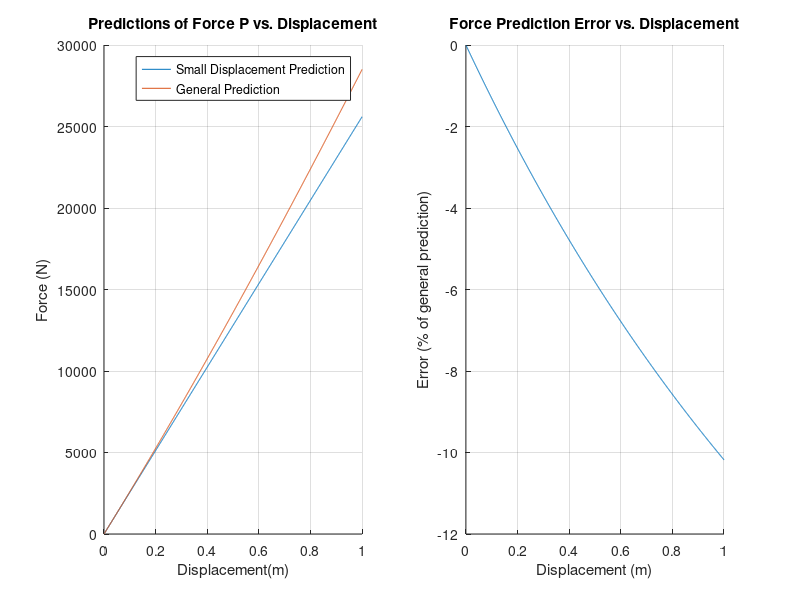

This chart was generated by the following MATLAB code:
clc; clear; close all;

delta = (0:1:1000)/1000; % mm to m
theta = acosd(4/5); % Degrees
L0 = 5; % m
Ab = 0.001; % m^2
E = 100*(10^6); % Mpa to Pa

approxP = @(delta)(25600*delta);

L = @(delta)(sqrt(L0^2 + delta.^2 - 2*L0*delta*cosd(180-theta)));
phi = @(L)(asind((L0*sind(180-theta)./L))); % Degrees
trueP = @(L, phi)(2*E*Ab*((L-L0)/L0).*cosd(phi));

pError = @(trueP, approxP)(100*((approxP - trueP)./trueP));

a = approxP(delta);
b = trueP(L(delta), phi(L(delta)));

figure()

subplot(1,2,1)
hold on
grid on
title("Predictions of Force P vs. Displacement")
xlabel("Displacement(m)")
ylabel("Force (N)")
plot(delta, approxP(delta))
plot(delta, trueP(L(delta), phi(L(delta))))
legend("Small Displacement Prediction", "General Prediction")
hold off

subplot(1,2,2)
hold on
grid on
title("Force Prediction Error vs. Displacement")
xlabel("Displacement (m)")
ylabel("Error (% of general prediction)")
plot(delta, pError( trueP(L(delta), phi(L(delta))) , approxP(delta) ) )
hold off
